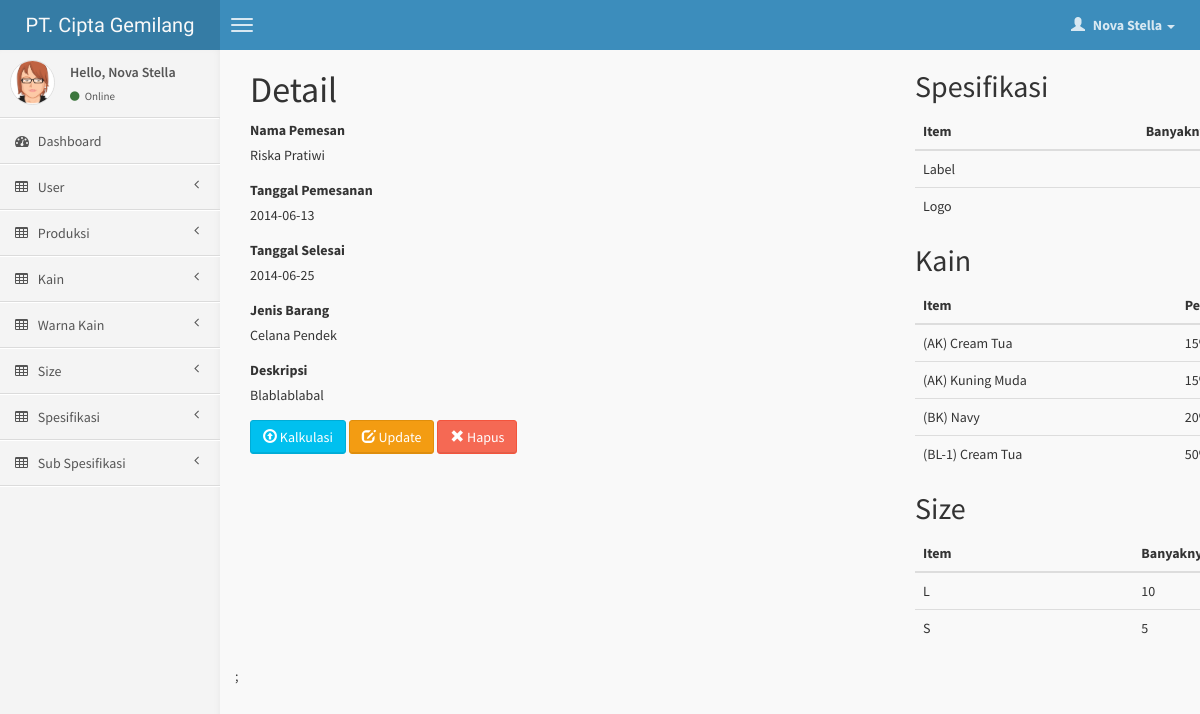
The page /page/produksi/view_old.php?id=2 (signed in) on the database its author committed.
### tables this page shows
CREATE TABLE IF NOT EXISTS `user` (
  `id_user` int(11) NOT NULL AUTO_INCREMENT,
  `nama` varchar(100) NOT NULL,
  `username` varchar(15) NOT NULL,
  `password` varchar(255) NOT NULL,
  `level` int(11) NOT NULL,
  `date_created` date NOT NULL,
  PRIMARY KEY (`id_user`)
);

CREATE TABLE IF NOT EXISTS `produksi` (
  `id_produksi` int(11) NOT NULL AUTO_INCREMENT,
  `id_jenis_barang` int(11) NOT NULL,
  `nama` varchar(50) NOT NULL,
  `status` tinyint(4) NOT NULL,
  `tanggal_pemesanan` date NOT NULL,
  `tanggal_selesai` date NOT NULL,
  `deskripsi` text NOT NULL,
  `gambar` varchar(255) NOT NULL,
  PRIMARY KEY (`id_produksi`)
);

CREATE TABLE IF NOT EXISTS `jenis_barang` (
  `id_jenis_barang` int(11) NOT NULL AUTO_INCREMENT,
  `barang` varchar(50) NOT NULL,
  `qty_per_kg` int(5) NOT NULL,
  `harga_jasa` int(10) NOT NULL,
  PRIMARY KEY (`id_jenis_barang`)
);

CREATE TABLE IF NOT EXISTS `produksi_spesifikasi` (
  `id_produksi_spesifikasi` int(11) NOT NULL AUTO_INCREMENT,
  `id_produksi` int(11) NOT NULL,
  `id_spesifikasi` int(11) NOT NULL,
  `id_sub_spesifikasi` int(11) NOT NULL,
  PRIMARY KEY (`id_produksi_spesifikasi`)
);

CREATE TABLE IF NOT EXISTS `spesifikasis` (
  `id_spesifikasi` int(11) NOT NULL AUTO_INCREMENT,
  `spesifikasi` varchar(50) NOT NULL,
  PRIMARY KEY (`id_spesifikasi`)
);

CREATE TABLE IF NOT EXISTS `produksi_warna` (
  `id_produksi_warna` int(11) NOT NULL AUTO_INCREMENT,
  `id_produksi` int(10) NOT NULL,
  `id_kain` int(10) NOT NULL,
  `id_jenis_warna` int(10) NOT NULL,
  `pemakaian` int(10) NOT NULL,
  PRIMARY KEY (`id_produksi_warna`)
);

CREATE TABLE IF NOT EXISTS `kains` (
  `id_kain` int(11) NOT NULL AUTO_INCREMENT,
  `kain` varchar(50) NOT NULL,
  PRIMARY KEY (`id_kain`)
);

CREATE TABLE IF NOT EXISTS `jenis_warna` (
  `id_jenis_warna` int(11) NOT NULL AUTO_INCREMENT,
  `id_kain` int(11) NOT NULL,
  `warna` varchar(50) NOT NULL,
  `harga` int(10) NOT NULL,
  PRIMARY KEY (`id_jenis_warna`)
);

CREATE TABLE IF NOT EXISTS `produksi_size` (
  `id_produksi_size` int(11) NOT NULL AUTO_INCREMENT,
  `id_produksi` int(11) NOT NULL,
  `id_size` int(11) NOT NULL,
  `jumlah` int(11) NOT NULL,
  PRIMARY KEY (`id_produksi_size`)
);

CREATE TABLE IF NOT EXISTS `sizes` (
  `id_size` int(11) NOT NULL AUTO_INCREMENT,
  `size` varchar(50) NOT NULL,
  PRIMARY KEY (`id_size`)
);

### function.php (called while the page is built, shortened)
<?php
	function getUserInfo($field){
		if(isset($_SESSION['id_user'])){
			$q = mysql_query("select * from user where id_user='$_SESSION[id_user]'");
			$data = mysql_fetch_array($q);
			return $data[$field];
		}
		return false;
	}
?>

### page/produksi/view_old.php (the view, shortened to what this page needs)
<?php
	include "../header.php";
?>
<div class="container">
<form role="form" id="form_input" action="proses_edit.php" method="post">
	<?php
		if(isset($_GET['id'])){
			$id_produksi = $_GET['id'];
			$q = "SELECT * FROM produksi where id_produksi= $id_produksi";
			$result = mysql_query($q) or die(mysql_error());
			if($result){
			    $row = mysql_fetch_array($result) or die(mysql_error());
			}
		} else {
			echo "Id Produksi Required";
			exit;
		}
	?>
	<div class="col-md-7">
		<h1>Detail</h1>
		<div class="form-group">
			<label for="nama">Nama Pemesan</label>
			<div><?php echo $row['nama']; ?></div>
		</div>
		<div class="form-group">
			<label for="tanggal_pemesanan">Tanggal Pemesanan</label>
			<div><?php echo $row['tanggal_pemesanan']; ?></div>
		</div>
		<div class="form-group">
			<label for="tanggal_selesai">Tanggal Selesai</label>
			<div><?php echo $row['tanggal_selesai'];    ?></div>
		</div>
		<div class="form-group">
			<label for="jenis_barang">Jenis Barang</label>
			<?php
				$q = "SELECT * FROM jenis_barang where id_jenis_barang=".$row['id_jenis_barang'];;
				$result = mysql_query($q) or die(mysql_error());
				$jenis_barang = mysql_fetch_array($result);
			?>
			<div><?php echo $jenis_barang['barang']; ?></div>
		</div>
		<div class="form-group">
			<label for="deskripsi">Deskripsi</label>
			<div><?php echo $row['deskripsi'];    ?></div>
		</div>
		<div class="form-group">
		<?php if($_SESSION['level'] == 1 || $_SESSION['level'] == 2 ){ ?>
			<a href="kalkulasi.php?id=<?PHP echo $id_produksi; ?>" class="btn btn-mini btn-info" title='kalkulasi'><i class="glyphicon glyphicon-upload"></i> Kalkulasi </a>
			<a href="edit.php?id=<?PHP echo $id_produksi; ?>" class="btn btn-mini btn-warning" title='Edit'> <i class="glyphicon glyphicon-edit"></i> Update</a>
  			<a href="delete.php?id=<?PHP echo $id_produksi; ?>" class="btn btn-mini btn-danger btn-hapus" title='hapus'><i class="glyphicon glyphicon-remove"></i> Hapus </a>
		<?php } else{ ?>
			<a href="/aplikasi_garment/views/produksi/konsumen.php" class="btn btn-mini btn-warning" title='Manage Konsumen'><i class="glyphicon glyphicon-edit"></i> Manage Konsumen</a>
		<?php } ?>
		</div>
	</div>
	<div class="col-md-5">
		<?php if($_SESSION['level'] == 1 || $_SESSION['level'] == 2 ){ ?>
		<h2>Spesifikasi</h2>
		<table class="table table-hover" id="table_spesifikasi">
			<thead>
				<tr>
					<th>Item</th>
					<th class="col-md-4">Banyaknya</th>
				</tr>
			</thead>
			<tbody>
				<?php
					if(isset($_GET['id'])){
						$id_produksi = $_GET['id'];
						$q = "SELECT * FROM produksi_spesifikasi where id_produksi=$id_produksi";
						$result = mysql_query($q) or die(mysql_error());
						if($result){
						    while($row = mysql_fetch_row($result)) {
						    	echo "<tr>";
						    	$q2 = "SELECT * FROM spesifikasis where id_spesifikasi=$row[2]";
						    	$result2 = mysql_query($q2);
						    	if($result2){
			 					   $spesifikasi = mysql_fetch_array($result2) or die(mysql_error());
								}
						    	echo "<td>".$spesifikasi['spesifikasi']."</td>";
						    	echo "<td>".$row[4]."</td>";
								echo "</tr>";
							}
						}
					} else {
						echo "Id Produksi Required";
						exit;
					}
				?>
			</tbody>
		</table>
		<?php } ?>
		<h2>Kain</h2>
		<table class="table table-hover" id="table_kain">
			<thead>
				<tr>
					<th>Item</th>
					<th class="col-md-4">Pemakaian</th>
				</tr>
			</thead>
			<tbody>
				<?php
					if(isset($_GET['id'])){
						$id_produksi = $_GET['id'];
						$q = "SELECT * FROM produksi_warna where id_produksi=$id_produksi";
						$result = mysql_query($q) or die(mysql_error());
						if($result){
						    while($row = mysql_fetch_row($result)) {
						    	echo "<tr>";
						    	$q2 = "SELECT * FROM jenis_warna WHERE id_jenis_warna=".$row[3];
						    	$result2 = mysql_query($q2);
						    	if ($result2) {
						    		$warna = mysql_fetch_array($result2) or die(mysql_error());
						    	}
						    	$q3 = "SELECT * FROM kains where id_kain=".$row[2];
						    	$result3 = mysql_query($q3);
						    	if($result3){
			 					   $kain = mysql_fetch_array($result3) or die(mysql_error());
								}
						    	echo "<td>(".$kain['kain'].") ".$warna['warna']."</td>";
						    	echo "<td>".$row[4]."%</td>";
								echo "</tr>";
							}
						}
					} else {
						echo "Id Produksi Required";
						exit;
					}
				?>
			</tbody>
		</table>
		<h2>Size</h2>
		<table class="table table-hover" id="table_size">
			<thead>
				<tr>
					<th>Item</th>
					<th class="col-md-4">Banyaknya</th>
				</tr>
			</thead>
			<tbody>
				<?php
					if(isset($_GET['id'])){
						$id_produksi = $_GET['id'];
						$q = "SELECT * FROM produksi_size where id_produksi=$id_produksi";
						$result = mysql_query($q) or die(mysql_error());
						if($result){
						    while($row = mysql_fetch_row($result)) {
						    	echo "<tr>";
						    	$q2 = "SELECT * FROM sizes where id_size=$row[2]";
						    	$result2 = mysql_query($q2);
						    	if($result2){
			 					   $size = mysql_fetch_array($result2) or die(mysql_error());
								}
						    	echo "<td>".$size['size']."</td>";
						    	echo "<td>".$row[3]."</td>";
						    	echo "</tr>";
							}
						}
					} else {
						echo "Id Produksi Required";
						exit;
					}
				?>
			</tbody>
		</table>
	</div>
<input type="hidden" name="id_produksi" value="<?php echo $id_produksi; ?>">;
</form>
</div>
</body>
</html>

### page/header.php (shortened to what this page needs)
<?php require('../../config/config.php'); require("../../config/session.php"); require("../../function.php");  ?>
<!DOCTYPE html>
<html>
    <head>
        <link href="<?php echo DOMAIN; ?>/css/bootstrap.min.css" rel="stylesheet" type="text/css" />
        <link href="<?php echo DOMAIN; ?>/css/font-awesome.min.css" rel="stylesheet" type="text/css" />
        <link href="<?php echo DOMAIN; ?>/css/ionicons.min.css" rel="stylesheet" type="text/css" />
        <link href="<?php echo DOMAIN; ?>/css/morris/morris.css" rel="stylesheet" type="text/css" />
        <link href="<?php echo DOMAIN; ?>/css/jvectormap/jquery-jvectormap-1.2.2.css" rel="stylesheet" type="text/css" />
        <link href="<?php echo DOMAIN; ?>/css/fullcalendar/fullcalendar.css" rel="stylesheet" type="text/css" />
        <link href="<?php echo DOMAIN; ?>/css/daterangepicker/daterangepicker-bs3.css" rel="stylesheet" type="text/css" />
        <link href="<?php echo DOMAIN; ?>/css/bootstrap-wysihtml5/bootstrap3-wysihtml5.min.css" rel="stylesheet" type="text/css" />
        <link href="../../css/datatables/dataTables.bootstrap.css" rel="stylesheet" type="text/css" />
        <link href="<?php echo DOMAIN; ?>/css/AdminLTE.css" rel="stylesheet" type="text/css" />
    </head>
    <body class="skin-blue">
        <header class="header">
            <a href="index.html" class="logo">
                PT. Cipta Gemilang
            </a>
            <nav class="navbar navbar-static-top" role="navigation">
                <a href="#" class="navbar-btn sidebar-toggle" data-toggle="offcanvas" role="button">
                    <span class="icon-bar"></span>
                    <span class="icon-bar"></span>
                    <span class="icon-bar"></span>
                </a>
                <div class="navbar-right">
                    <ul class="nav navbar-nav">
                        <li class="dropdown user user-menu">
                            <a href="#" class="dropdown-toggle" data-toggle="dropdown">
                                <i class="glyphicon glyphicon-user"></i>
                                <span><?php echo getUserInfo('nama'); ?> <i class="caret"></i></span>
                            </a>
                        </li>
                    </ul>
                </div>
            </nav>
        </header>
        <div class="wrapper row-offcanvas row-offcanvas-left">
            <aside class="left-side sidebar-offcanvas">
                <section class="sidebar">
                    <div class="user-panel">
                        <div class="pull-left image">
                            <img src="<?php echo DOMAIN; ?>/img/avatar3.png" class="img-circle" alt="User Image" />
                        </div>
                        <div class="pull-left info">
                            <p>Hello, <?php echo getUserInfo('nama'); ?></p>
                            <a href="#"><i class="fa fa-circle text-success"></i> Online</a>
                        </div>
                    </div>
                    <ul class="sidebar-menu">
                        <li <?php if($pageActive == 'dashboard'): ?>class="active"<?php endif; ?> >
                            <a href="<?php echo DOMAIN; ?>">
                                <i class="fa fa-dashboard"></i> <span>Dashboard</span>
                            </a>
                        </li>
                        <?php if($_SESSION['level'] == 1): ?>
                        <li class="treeview <?php if($pageActive == 'user'): ?>active<?php endif; ?>">
                            <a href="#">
                                <i class="fa fa-table"></i> <span>User</span>
                                <i class="fa fa-angle-left pull-right"></i>
                            </a>
                        </li>
                        <?php endif; ?>
                        <li class="treeview <?php if($pageActive == 'produksi'): ?>active<?php endif; ?>">
                            <a href="#">
                                <i class="fa fa-table"></i> <span>Produksi</span>
                                <i class="fa fa-angle-left pull-right"></i>
                            </a>
                        </li>
                        <?php if($_SESSION['level'] == 1 || $_SESSION['level'] == 2): ?>
                        <li class="treeview <?php if($pageActive == 'kain'): ?>active<?php endif; ?>">
                            <a href="#">
                                <i class="fa fa-table"></i> <span>Kain</span>
                                <i class="fa fa-angle-left pull-right"></i>
                            </a>
                        </li>
                        <li class="treeview <?php if($pageActive == 'warna'): ?>active<?php endif; ?>">
                            <a href="#">
                                <i class="fa fa-table"></i> <span>Warna Kain</span>
                                <i class="fa fa-angle-left pull-right"></i>
                            </a>
                        </li>
                        <li class="treeview <?php if($pageActive == 'size'): ?>active<?php endif; ?>">
                            <a href="#">
                                <i class="fa fa-table"></i> <span>Size</span>
                                <i class="fa fa-angle-left pull-right"></i>
                            </a>
                        </li>
                        <li class="treeview <?php if($pageActive == 'spesifikasi'): ?>active<?php endif; ?>">
                            <a href="#">
                                <i class="fa fa-table"></i> <span>Spesifikasi</span>
                                <i class="fa fa-angle-left pull-right"></i>
                            </a>
                        </li>
                        <li class="treeview <?php if($pageActive == 'sub_spesifikasi'): ?>active<?php endif; ?>">
                            <a href="#">
                                <i class="fa fa-table"></i> <span>Sub Spesifikasi</span>
                                <i class="fa fa-angle-left pull-right"></i>
                            </a>
                        </li>
                        <?php endif; ?>
                    </ul>
                </section>
            </aside>
            <aside class="right-side">

### rows shown on the page
user: nama "Nova Stella"
produksi: nama "Riska Pratiwi", tanggal_pemesanan "2014-06-13", tanggal_selesai "2014-06-25", deskripsi "Blablablabal"
jenis_barang: barang "Celana Pendek"
produksi_spesifikasi: id_spesifikasi.spesifikasi "Label"
produksi_spesifikasi: id_spesifikasi.spesifikasi "Logo"
produksi_warna: id_kain.kain "AK", id_jenis_warna.warna "Cream Tua", pemakaian "15"
produksi_warna: id_kain.kain "AK", id_jenis_warna.warna "Kuning Muda", pemakaian "15"
produksi_warna: id_kain.kain "BK", id_jenis_warna.warna "Navy", pemakaian "20"
produksi_warna: id_kain.kain "BL-1", id_jenis_warna.warna "Cream Tua", pemakaian "50"
produksi_size: id_size.size "L", jumlah "10"
produksi_size: id_size.size "S", jumlah "5"
